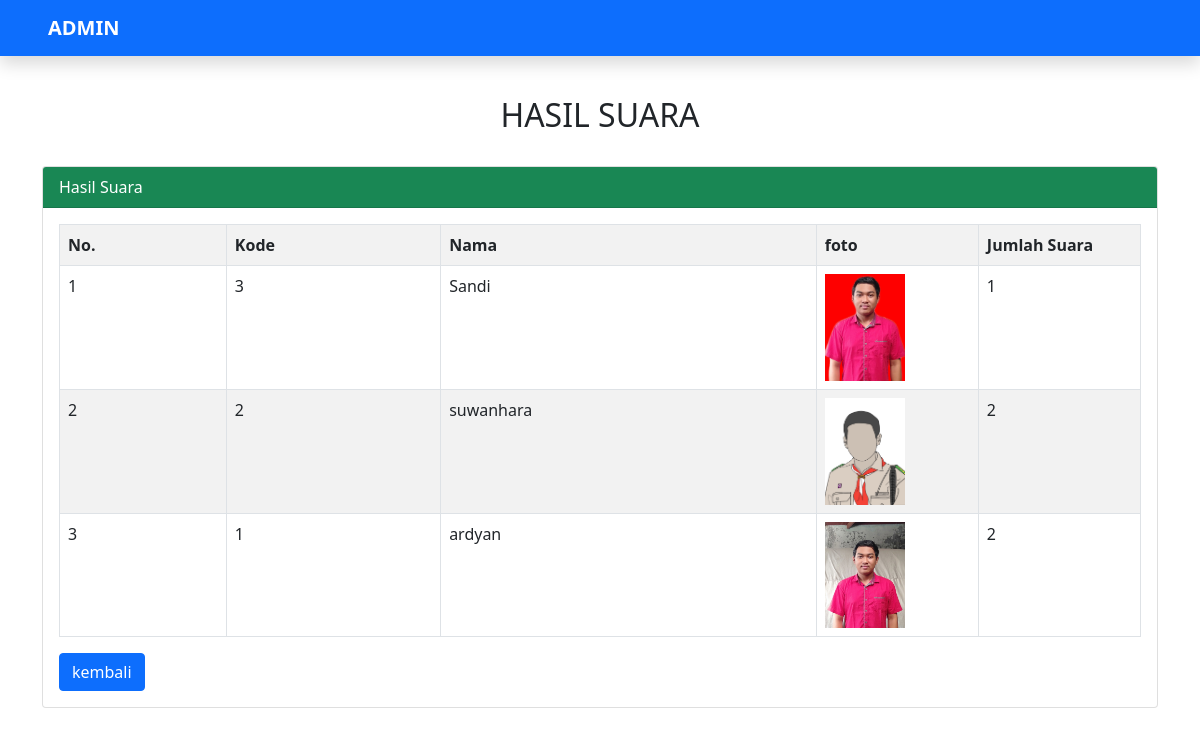
The app's page /admin/suara.php with its own data.
### tables this page shows
CREATE TABLE `kandidat` (
  `id_kandidat` int(11) NOT NULL,
  `kode` varchar(255) NOT NULL,
  `nama_kandidat` varchar(255) NOT NULL,
  `tentang` text NOT NULL,
  `foto` varchar(255) NOT NULL
);

### admin/suara.php (the view, shortened to what this page needs)
<?php
	$server = "localhost";
	$user = "root";
	$pass = "";
	$database = "program_pi";
	$koneksi = mysqli_connect($server, $user, $pass, $database)or die(mysqli_error($koneksi));
    ?>
<!DOCTYPE html>
<html lang="en">
  <head>
    <link href="https://cdn.jsdelivr.net/npm/bootstrap@5.0.0-beta3/dist/css/bootstrap.min.css" rel="stylesheet" />
    <link rel="stylesheet" href="admin_css.css" />
  </head>
  <body id="home">
    <nav class="navbar navbar-expand-lg navbar-light shadow fixed-top" style="background-color: #0d6efd">
      <a class="navbar-brand fw-bold text-white ms-5" href="#">ADMIN</a>
    </nav>
    <div class="container">
      <div class="row text-center mb-4 mt-5">
        <div class="col mt-5">
          <h2>HASIL SUARA</h2>
        </div>
      </div>
    <div class="card mt-3">
        <div class="card-header bg-success text-white">Hasil Suara
        </div>
    <div class="card-body">
	    <table class="table table-bordered table-striped">
	    	<tr>
	    		<th>No.</th>
                <th>Kode</th>
	    		<th>Nama</th>
	    		<th>foto</th>
	    		<th>Jumlah Suara</th>
	    	</tr>
	    	<?php
	    		$no = 1;
	    		$tampil = mysqli_query($koneksi, "SELECT * from kandidat order by id_kandidat desc");
	    		while($data = mysqli_fetch_array($tampil)) :
	    	?>
	    	<tr>
                <?php $suara = $data['kode'];
                    ?>
	    		<td><?=$no++;?></td>
                <td><?=$data['kode']?></td>
	    		<td><?=$data['nama_kandidat']?></td>
                <td width="15%"><img src="<?php echo "file/".$data['foto'] ?>" style="width: 80px;height: auto"></td>
	    		<td width="15%">
                <?php $suara2 = mysqli_query($koneksi,"SELECT * from pemilih where pilihan = $suara ");
                echo mysqli_num_rows($suara2);
                ?>
	    		</td>
	    	</tr>
	    <?php endwhile;  ?>
	    </table>
        <a class="btn btn-primary me-3" href="dashboard.php" role="button" style=" right: 0;">kembali</a>
	  </div>
    </div>
    </div>
  </body>
</html>

### records on screen
kandidat: kode "3", nama_kandidat "Sandi", foto (picture), mysqli_num_rows($suara2) "1"
kandidat: kode "2", nama_kandidat "suwanhara", foto (picture), mysqli_num_rows($suara2) "2"
kandidat: kode "1", nama_kandidat "ardyan", foto (picture), mysqli_num_rows($suara2) "2"
